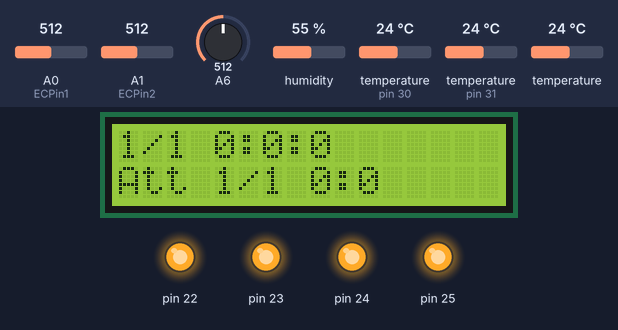
Bench run of a sketch on a simulated Arduino Mega 2560, built with avr-gcc and run on an emulated ATmega2560. Shown: 16×2 character LCD, output pins drawn as LEDs (lit = HIGH). Inputs (shaded band) come from the test bench; at power-on: temperature (sensors on pin 30, pin 31) 24 °C, A0 (ECPin1) = 512, temperature 24 °C, A6 = 512, A1 (ECPin2) = 512, humidity 55 %. Storage starts empty; pins used as bus, display or sensor lines are not drawn; what the sketch prints to the serial monitor is not drawn.

Above: at 1.2 s.
1.3 s: temperature (sensor on pin 30) set to 27 °C
At 6.2 s:
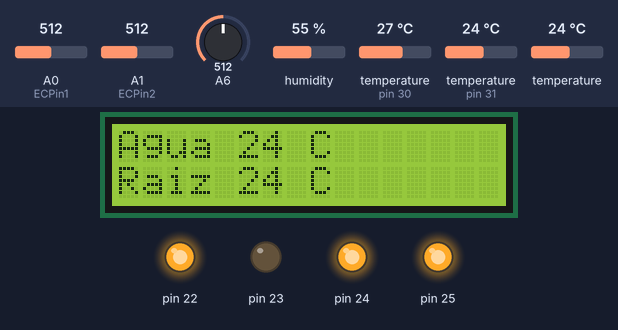
12.3 s: temperature (sensor on pin 31) set to 12 °C
At 17.7 s:
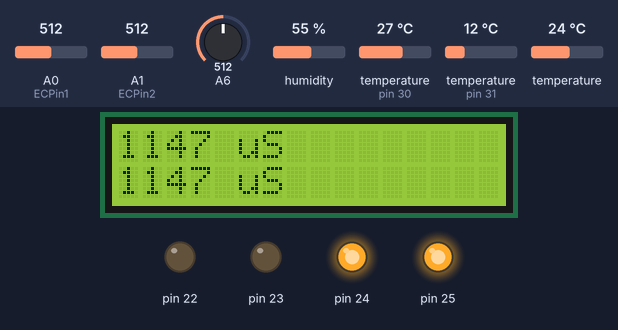
26.3 s: temperature (sensor on pin 30) set to 12 °C
At 36.3 s:
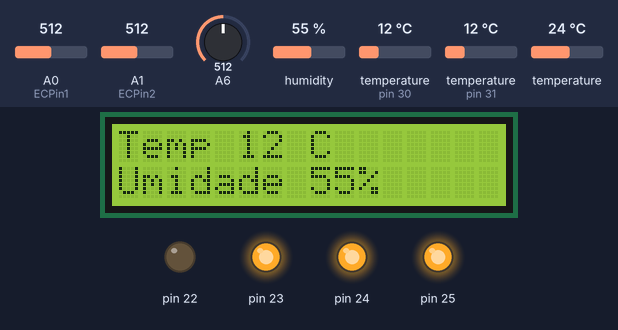
37.3 s: A0 (ECPin1) set to 716
At 42.7 s:
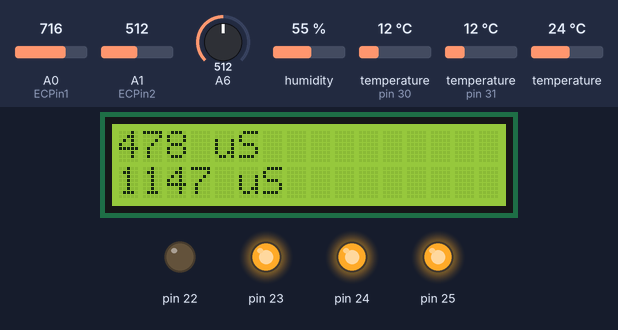
51.3 s: temperature (sensor 131) set to 12 °C
At 56.3 s:
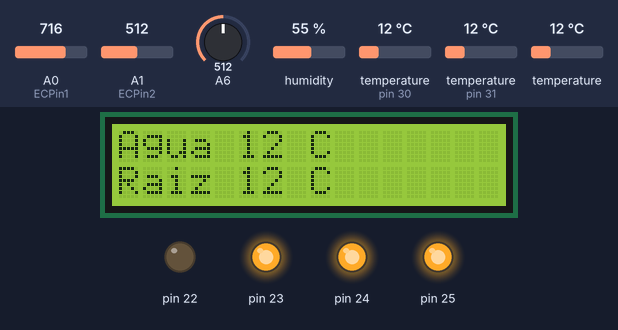
62.3 s: A6 set to 32
At 70.7 s:
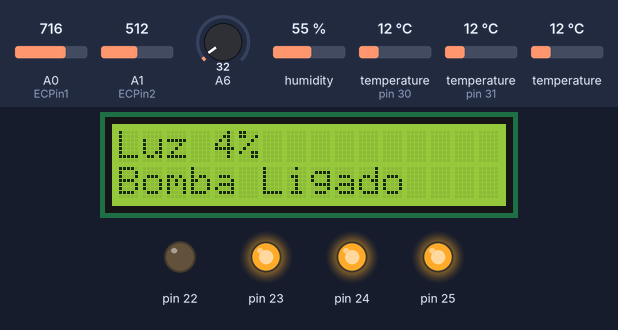
76.3 s: A6 set to 27
Timing chart, 0 to 96.5 s (numbered marks = the images above; inputs shaded):
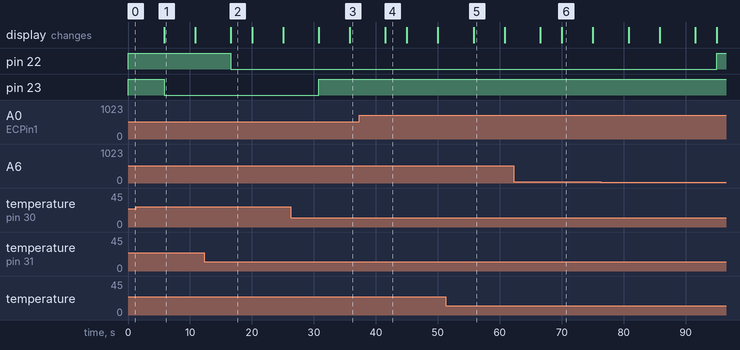

The sketch:

Mega_production_v_0.9.ino
```cpp
/*   Pinagem

  DHT-11 pino digital 30
  Sensores de temperatura pino digital 31

  Sensor de condutividade eletrica:
  - Entrada de dados pinos analogicos A0 e A1
  -Saida de energia para EC pinos digitais 40 e 41

  display pinos SDA e SCL

  Sensor de Iluminacao pino A6

  pinos digitais relés 22 23 24 25

  pinos para sdcard 50 51 52 53

*/

// data e hora
#include <TimeLib.h>

//sensores
#include <Wire.h>
#include <OneWire.h>
#include <dht11.h>
#include <DallasTemperature.h>
#define DHT11PIN 30
#define ONE_WIRE_BUS 31

uint8_t sensor1[8] = { 0x28, 0xFF, 0xC0, 0xFE, 0x71, 0x16, 0x05, 0x33 };
uint8_t sensor2[8] = { 0x28, 0xFF, 0xDD, 0xFE, 0x71, 0x16, 0x05, 0xA3 };

dht11 DHT11;

OneWire oneWire(ONE_WIRE_BUS);
DallasTemperature sensors(&oneWire);

//variaveis para iluminacao
int intensidade = 0;

//variaveis para bomba
bool Status_bomba = true;
unsigned long bomba_time = millis();
unsigned long overheat_time = millis();
String bomba_str = "";
//Variaveis para temperatura
int Temp_Raiz;
int Temp_Agua;
int Temp_Ambiente;
int Umidade_Ambiente;

//Variaveis para EC
int R1 = 470;
int Ra = 25; //Resistance of powering Pins
int ECPin1 = A0;
int ECPin2 = A1;
int ECPower1 = 40;
int ECPower2 = 41;

float PPMconversion = 0.7;
float TemperatureCoef = 0.019;
float K = 0.0026;

float EC = 0;
float EC25 = 0;
int ppm = 0;


float raw= 0;
float Vin= 5;
float Vdrop= 0;
float Rc= 0;
float buffer=0;


//display e datalogger
#include <SPI.h>
#include <LiquidCrystal_I2C.h>
#include <SD.h>
LiquidCrystal_I2C lcd(0x27,16,2);
unsigned long datalog_time = millis();
String datalogstr = "";
const int chipSelect = 53;

//recepcao de dados serial
const byte numChars = 32;
char receivedChars[numChars];
boolean newData = false;
unsigned long envia_time = millis();

//data e hora & controle de tempo
unsigned long epoch;
String dataNowstr = "";
String dataLUstr = "";
unsigned long LCD_Time = millis();
boolean data_Tag = true;
boolean temp_Tag = true;
boolean amb_Tag = true;
boolean ec_Tag = true;
boolean light_Tag = true;

void setup() {
    sensors.begin();
    Wire.begin();
    Serial.begin(9600);   //inicia a comunicacao serial com o Computador
    Serial3.begin(9600);  //inicia a comunicacao serial com o ESP8266
    Serial.println("<Arduino is ready>");
    lcd.begin();  //inicia o display LCD

    pinMode(ECPower1, OUTPUT);
    pinMode(ECPower2,OUTPUT);
    pinMode(ECPin1,INPUT);
    pinMode(ECPin2,INPUT);
    digitalWrite(ECPower1,LOW);
    digitalWrite(ECPower2,LOW);
    pinMode(22,OUTPUT);
    pinMode(23,OUTPUT);
    pinMode(24,OUTPUT);
    pinMode(25,OUTPUT);
    digitalWrite(22,HIGH);
    digitalWrite(23,HIGH);
    digitalWrite(24,HIGH);
    digitalWrite(25,HIGH);


    if (!SD.begin(chipSelect)) {
    Serial.println("Card failed, or not present");
      delay(50);
    }
    else{Serial.println("card initialized.");}

}

void loop() {
    recvWithStartEndMarkers();
    screen_change();
    UpdateTime();
    bomba();
    Datalog();
    overheat();
    }

void screen_change(){           // muda a informacao em exibicao no display

  if(millis() - LCD_Time >= 0 && millis() - LCD_Time <= 4999 && data_Tag){             //Imprime data e hora atual e ultima atualizacao de hora recebida
    dataNow();
    dataLU();
    LCD_Print(dataNowstr,dataLUstr);
    data_Tag = false;
  }

  else if(millis() - LCD_Time >= 5000 && millis() - LCD_Time <= 9999 && temp_Tag){    //Imprime temperatura da solucao nutritiva e da raiz das plantas
    temperatura();
    LCD_Print(String("Agua " + String(Temp_Agua) + " C"),String("Raiz " + String(Temp_Raiz) + " C"));
    temp_Tag = false;
  }

  else if(millis() - LCD_Time >= 10000 && millis() - LCD_Time <= 14999 && amb_Tag){  //Imprime temperatura e umidade do ar
    temperatura();
    LCD_Print(String("Temp " + String(Temp_Ambiente) + " C"),String("Umidade " + String(Umidade_Ambiente) + "%"));
    amb_Tag = false;
  }
  else if(millis() - LCD_Time >= 15000 && millis() - LCD_Time <= 19999 && ec_Tag){  //Imprime condutividade eletrica recebida pelos 2 sensores

    LCD_Print(String(String(condutividade(ECPower1)) + " uS"), String(String(condutividade(ECPower2)) + " uS"));
    ec_Tag = false;
  }
  else if(millis() - LCD_Time >= 20000 && millis() - LCD_Time <= 24999 && light_Tag){  //Imprime quantidade de luz
    if(Status_bomba){
      bomba_str = "Ligado";
    }else{
      bomba_str = "Desligado";
    }
    LCD_Print(String( "Luz " + String(iluminacao()) + "%"),String("Bomba " + bomba_str));
    light_Tag = false;
  }else if(millis() - LCD_Time >= 25000){                     // reinicia o "loop" do display
    LCD_Time = millis();
    data_Tag = true;
    temp_Tag = true;
    amb_Tag = true;
    ec_Tag = true;
    light_Tag = true;
  }
}

void LCD_Print(String str_1,String str_2){
  lcd.clear();
  lcd.setBacklight(HIGH);
  lcd.setCursor(0,0);
  lcd.print(str_1);
  lcd.setCursor(0,1);
  lcd.print(str_2);
}

void dataNow(){                  //data e hora atual
  time_t t = now();
  dataNowstr = "";
  dataNowstr += String(day(t));
  dataNowstr += "/";
  dataNowstr += String(month(t));
  dataNowstr += " ";
  dataNowstr += String(hour(t));
  dataNowstr += String(":");
  dataNowstr += String(minute(t));
  dataNowstr += String(":");
  dataNowstr += String(second(t));
  }

void dataLU(){                  //data e hora Last Update (shows last received epoch time)
  dataLUstr = "Att ";
  dataLUstr += String(day(epoch));
  dataLUstr += "/";
  dataLUstr += String(month(epoch));
  dataLUstr += " ";
  dataLUstr += String(hour(epoch));
  dataLUstr += String(":");
  dataLUstr += String(minute(epoch));
  }

void recvWithStartEndMarkers() {                //recebe dados do ESP
    static boolean recvInProgress = false;
    static byte ndx = 0;
    char startMarker = '<';
    char endMarker = '>';
    char rc;

    while (Serial3.available() > 0 && newData == false) {
        rc = Serial3.read();

        if (recvInProgress == true) {
            if (rc != endMarker) {
                receivedChars[ndx] = rc;
                ndx++;
                if (ndx >= numChars) {
                    ndx = numChars - 1;
                }
            }
            else {
                receivedChars[ndx] = '\0'; // terminate the string
                recvInProgress = false;
                ndx = 0;
                newData = true;
            }
        }

        else if (rc == startMarker) {
            recvInProgress = true;
        }
    }

}

void UpdateTime() {               //atualiza a hora quando recebe um valor do ESP
  if (newData == true) {
    epoch = atol(receivedChars);
    setTime(epoch);
    newData = false;
  }
}

void temperatura(){
  sensors.requestTemperatures();
  Temp_Agua = int(sensors.getTempC(sensor1));
  Temp_Raiz = int(sensors.getTempC(sensor2));
  int chk = DHT11.read(DHT11PIN);
  Temp_Ambiente = DHT11.temperature;
  Umidade_Ambiente = DHT11.humidity;
}

int condutividade(int ECPower){

  //*********Reading Temperature Of Solution *******************
  sensors.requestTemperatures();
  Temp_Agua = int(sensors.getTempC(sensor1)); //Stores Value in Variable

  //************Estimates Resistance of Liquid ****************//
  digitalWrite(ECPower,HIGH);

  if(ECPower == ECPower1){
    raw = analogRead(ECPin1);
    raw = analogRead(ECPin1);
    digitalWrite(ECPower,LOW);

  }
  else
  {
    raw = analogRead(ECPin2);
    raw = analogRead(ECPin2);
    digitalWrite(ECPower,LOW);
  }

  //***************** Converts to EC **************************//
  Vdrop = (Vin * raw) / 1024.0;
  Rc = (Vdrop * R1) / (Vin - Vdrop);
  Rc = Rc-Ra; //acounting for Digital Pin Resitance
  EC = 1000/(Rc * K);


  //*************Compensating For Temperaure********************//
  EC25  =  EC / ( 1 + TemperatureCoef * (Temp_Agua - 25));
  return(int(EC25));

}

int iluminacao(){
  intensidade = map(analogRead(A6), 0, 750, 0, 100);
  return(intensidade);
}

void bomba(){
  if(Temp_Raiz >= Temp_Agua + 5 || intensidade >= 4){
     if(millis() - bomba_time > 900000){
      bomba_time = millis();
      Status_bomba = !Status_bomba;
      }
  }else{
    if (millis() > bomba_time) {
      if (Status_bomba) {
        Status_bomba = false;
        bomba_time = millis() + 3600000;
      } else {
        Status_bomba = true;
        bomba_time = millis() + 900000;
      }
    }
  }
  digitalWrite(22, !Status_bomba);
}
void Envia_ESP(String envia){
envia = "<" + envia + ">";
Serial3.print(envia);
Serial.print(envia);
}

void Datalog(){
if(millis() - datalog_time > 60000){
  datalogstr = String(Temp_Agua) + "," + String(Temp_Raiz) + "," + String(Temp_Ambiente)
   + "," + String(Umidade_Ambiente) + "," + String(intensidade) + "," + String(condutividade(ECPower1)) + ","
   + String(condutividade(ECPower2) + String(Status_bomba));
   File dataFile = SD.open("datalog.txt", FILE_WRITE);

  // if the file is available, write to it:
  if (dataFile) {
    dataFile.println(String(dataNowstr + "," + datalogstr));
    dataFile.close();

   }
   Envia_ESP(datalogstr);
   datalog_time = millis();
}
}

void overheat(){
  if(overheat_time-millis() > 900000){
    if(Temp_Ambiente  > 25){
      digitalWrite(23,LOW);
    }
    else{
    digitalWrite(23,HIGH);
    }
  }
}
```

Measured:
- the behaviour switches between 25 and 26 °C on temperature (sensor on pin 30) (found by bisection; images 0 and 1)
- after the input at 1.3 s, pin 23: HIGH → LOW after 4.5 s
- after the input at 12.3 s, pin 22: HIGH → LOW after 4.2 s instead of 7.7 s
- after the input at 26.3 s, pin 23: LOW → HIGH after 4.5 s
- after the input at 76.3 s, pin 22: LOW → HIGH after 18.7 s
- what the display in image 1 shows lasts 5.0 s, from 5.8 s to 10.8 s
- what the display in image 2 shows lasts 3.5 s, from 16.5 s to 20.0 s
